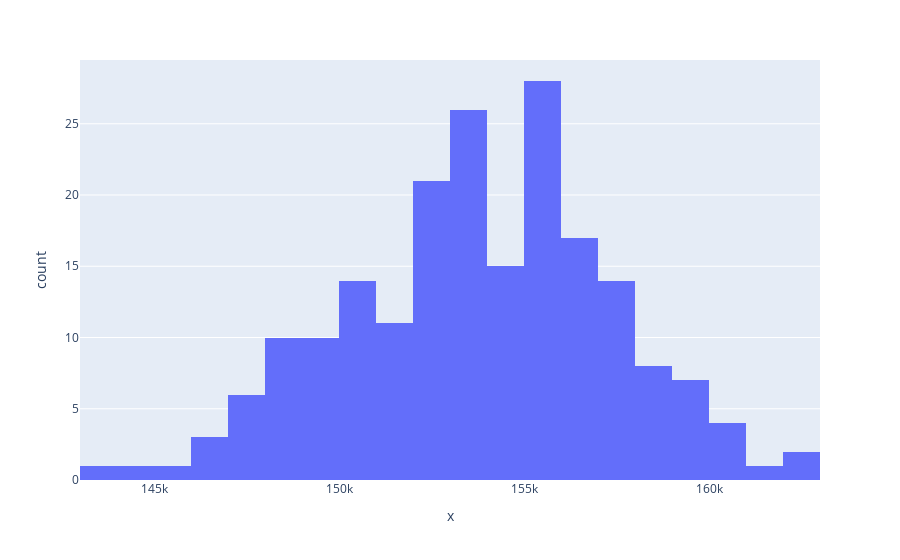

The code cell stored with this chart in its notebook:
### Code cell
import plotly.express as px
df = px.data.tips()
fig = px.histogram(df, x=sample_mean)
fig.show()

### Figure 1 — Plotly figure (JSON) as saved in the notebook; plotly's stock layout.template omitted (floating-point values rounded to 4 significant figures; data arrays with more than 128 entries replaced by an {"elided": "..."} marker saying what was removed)
{"data": [{"alignmentgroup": "True", "bingroup": "x", "hovertemplate": "x=%{x}<br>count=%{y}<extra></extra>", "legendgroup": "", "marker": {"color": "#636efa", "pattern": {"shape": ""}}, "name": "", "offsetgroup": "", "orientation": "v", "showlegend": false, "type": "histogram", "x": {"elided": "200 float values"}, "xaxis": "x", "yaxis": "y"}], "layout": {"barmode": "relative", "legend": {"tracegroupgap": 0}, "margin": {"t": 60}, "xaxis": {"anchor": "y", "domain": [0, 1], "title": {"text": "x"}}, "yaxis": {"anchor": "x", "domain": [0, 1], "title": {"text": "count"}}}}
